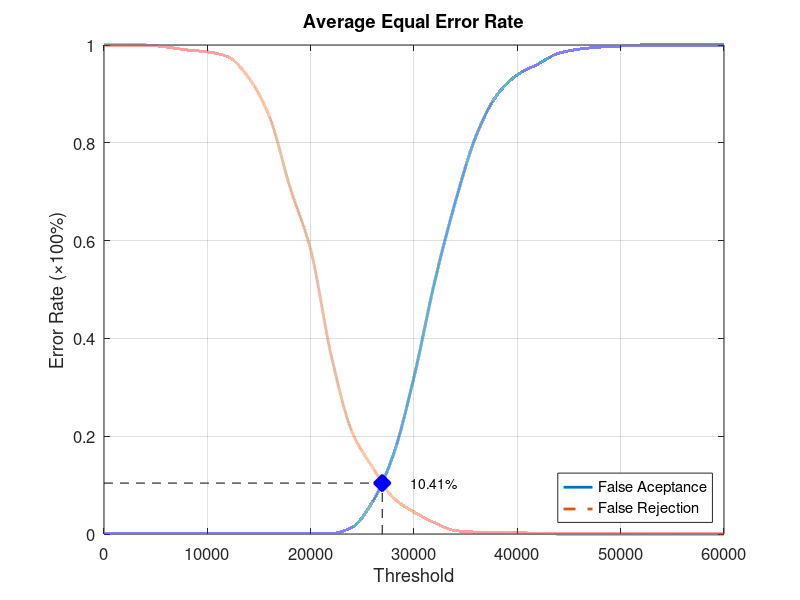
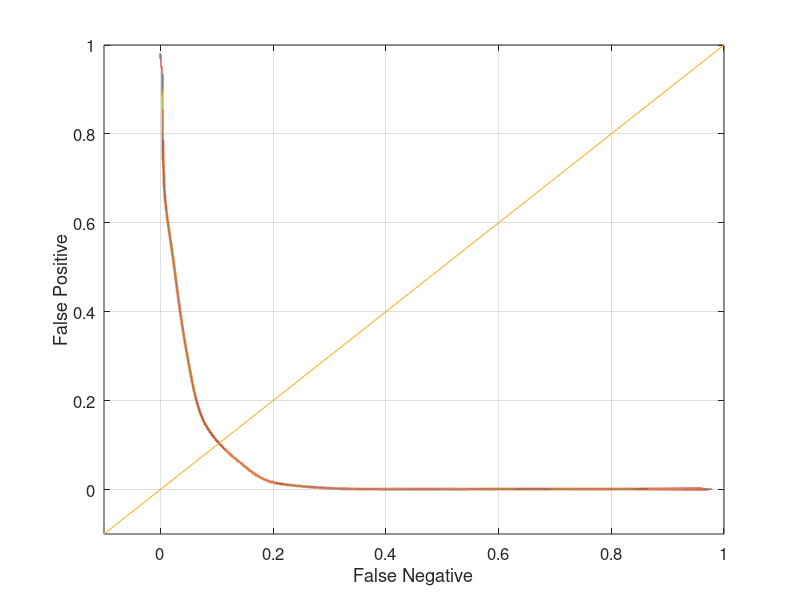

Recreate these plots in MATLAB, in order.
function yEER = Database4Average
close all;
clear;
clc;
x = 0:2000:60000;
xq = 0:0.5:60000;

y0 = [0 0.00105263 0.00105263 0.00105263 0.00105263 0.00105263 0.00105263 0.00105263 0.00105263 0.00105263 0.00105263 0.00105263 0.0136842 0.0663158 0.162105 0.321053 0.515789 0.678947 0.813684 0.896842 0.938947 0.961053 0.983158 0.991579 0.995789 0.997895 1 1 1 1 1];
yy0 = interp1(x, y0, xq, 'pchip');
y1 = [1 1 1 0.996 0.99 0.986 0.976 0.933 0.854 0.709 0.581 0.364 0.209 0.136 0.074 0.045 0.023 0.007 0.004 0.004 0.003 0.001 0 0 0 0 0 0 0 0 0];
yy1 = interp1(x, y1, xq, 'pchip');

% Calculating EER: 
y2 = abs(y0 - y1);
find(y2 == min(y2))
yy2 = abs(yy0 - yy1);
xEER = find(yy2 == min(yy2));
xEERIndex = xq(xEER) % X-axis EER
yEER = yy0(xEER) % Y-axis EER

main = figure
plot(xq, yy0,'-','LineWidth', 2);	hold on
plot(xq, yy1,'--','LineWidth', 2);	hold on
plot([xEERIndex xEERIndex], [0 yEER], 'k--');	hold on
plot([0 xEERIndex], [yEER yEER], 'k--');	hold on
plot(xEERIndex, yEER, 'bx', 'LineWidth', 10);	hold on
text(xEERIndex + 10 * xEERIndex / 100, yEER, [num2str(round((10000 * yEER)) / 100) '%'])
legend('False Aceptance', 'False Rejection', 'Location', 'SouthEast')
xlabel('Threshold')
ylabel('Error Rate (\times100%)')
title('Average Equal Error Rate')
set(gca, 'FontSize', 12)
axis([0 60000 0 1])
grid on

print(main, 'Database4AverageMain', '-dpng');
FNRxFPR = figure('Color', [1 1 1]);
plot(yy1, yy0, '-', yy1, yy0, 'LineWidth', 2);
hold on
y = -0.1:0.1:1
plot(y, y); 
set(gca, 'FontSize', 12)
xlabel('False Negative')
ylabel('False Positive')
axis([-0.1 1 -0.1 1])
set(gca, 'FontSize', 12)
grid on

print(FNRxFPR, 'Database4AverageFNRxFPR','-dpng');
end
